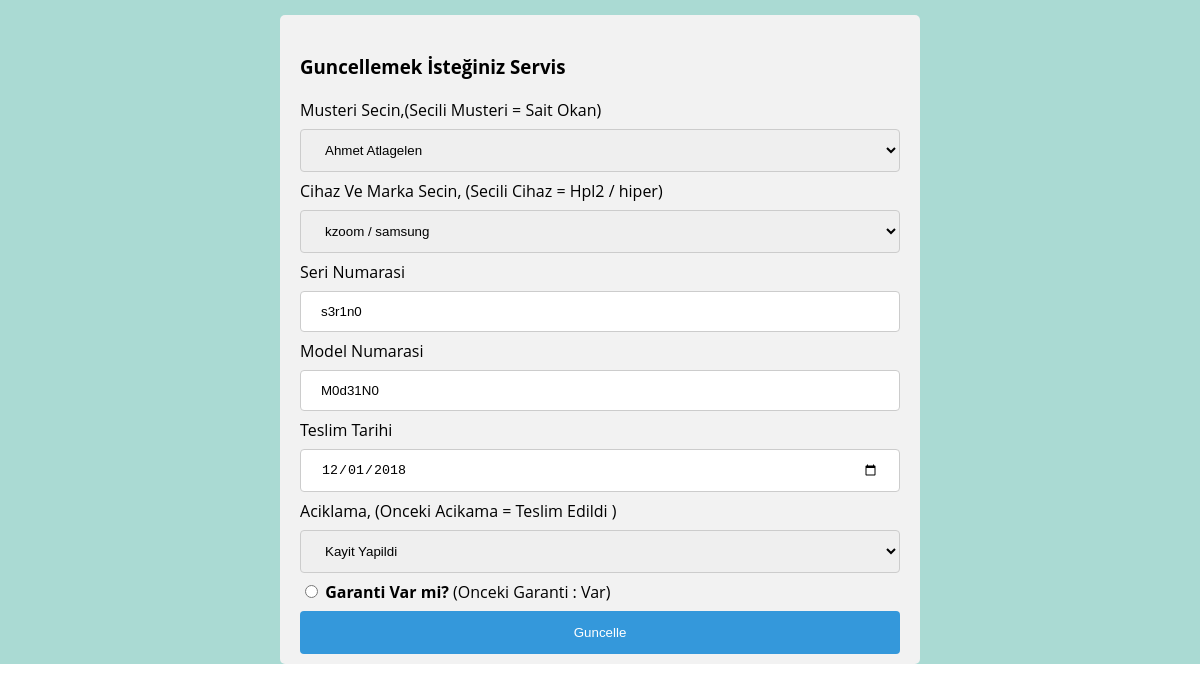
The page /panel/duzenleservis.php?id=7 on the database its author committed.
### tables this page shows
CREATE TABLE `musteri` (
  `idmusteri` int(11) NOT NULL,
  `ad` varchar(50) NOT NULL,
  `soyad` varchar(50) NOT NULL,
  `telefon` int(20) NOT NULL,
  `mail` varchar(50) NOT NULL,
  `adres` varchar(150) NOT NULL
);

CREATE TABLE `servis` (
  `id` int(11) NOT NULL,
  `musteriid` int(11) NOT NULL,
  `markaid` int(11) NOT NULL,
  `cihazid` int(11) NOT NULL,
  `yetkiliid` int(11) NOT NULL,
  `serino` varchar(50) NOT NULL,
  `modelno` varchar(50) NOT NULL,
  `teslimtarihi` date NOT NULL,
  `aciklama` varchar(50) NOT NULL,
  `garanti` tinyint(1) NOT NULL,
  `status` tinyint(1) NOT NULL DEFAULT '0',
  `feedback` varchar(300) DEFAULT NULL
);

CREATE TABLE `cihaz` (
  `idcihaz` int(11) NOT NULL,
  `cihazadi` varchar(50) NOT NULL,
  `markaid` int(11) NOT NULL
);

CREATE TABLE `marka` (
  `idmarka` int(11) NOT NULL,
  `markaadi` varchar(100) NOT NULL
);

### panel/duzenleservis.php (the view, shortened to what this page needs)
<!doctype html>
<html lang="tr">
<head>
    <link rel="stylesheet" type="text/css" href="panelcss/servis.css">
</head>
<body>
<?php
    require_once "../baglan.php";
$id = $_GET['id'];
$liste = $conn->query(" SELECT * FROM servis WHERE id='$id'",
    PDO::FETCH_ASSOC);
?>
<div id="ortala">
<div id="formservisduzenle"  >
    <h3>Guncellemek İsteğiniz Servis</h3>
    <form method="post">
        <label for="musteriad">Musteri Secin,(Secili Musteri =
            <?php
           foreach ($liste as $row1){
            $liste2 = $conn->query("SELECT ad,soyad FROM musteri where idmusteri=" .$row1['musteriid'], PDO::FETCH_ASSOC);
            foreach ($liste2 as $musteri){ echo $musteri['ad']." ".$musteri['soyad'];   }?>) </label>
        <select name="musteriad" required>
            <?php
            require_once "../baglan.php";
            $liste1 = $conn->query(" SELECT * FROM musteri");
            $result=$liste1->fetchAll();
            foreach ($result as $row){
                echo "<option  value='".$row['idmusteri']."'>".$row['ad']." ".$row['soyad']."</option>";
            }
            ?>
        </select>
        <label for="marka">Cihaz Ve Marka Secin, (Secili Cihaz =
            <?php $liste2 = $conn->query("SELECT * FROM cihaz INNER JOIN marka on cihaz.markaid=marka.idmarka where cihaz.idcihaz=" .$row1['cihazid'], PDO::FETCH_ASSOC);
            foreach ($liste2 as $cihaz){ echo $cihaz['cihazadi']." / ".$cihaz['markaadi'];   }?>)</label>
        <select name="marka" required>
            <?php
            require_once "../baglan.php";
            $liste1 = $conn->query(" SELECT * FROM cihaz INNER JOIN marka on cihaz.markaid=marka.idmarka");
            $result=$liste1->fetchAll();
            foreach ($result as $row){
                echo "<option  value='".$row['idcihaz']."|".$row['markaid']."'>". $row["cihazadi"]." / " .$row['markaadi']."</option>";} ?>
        </select>
        <label for="serino">Seri Numarasi</label>
        <input type="text" name="serino" value="<?php echo $row1['serino']; ?>" required>
        <label for="modelno">Model Numarasi</label>
        <input type="text" name="modelno" placeholder="Model Numarasini Girin" value="<?php echo $row1['modelno']; ?>" required>
        <label for="teslimtarihi">Teslim Tarihi</label>
        <input type="date" name="teslimtarihi" value="<?php echo $row1['teslimtarihi']; ?>" required>
        <label for="aciklama">Aciklama, (Onceki Acikama =
            <?php echo $row1['aciklama'];  ?> )</label>
        <select name="aciklama" required>
            <option value="Kayit Yapildi">Kayit Yapildi</option>
        </select>
        <input type="radio" id="1" name="garanti" value="1">
        <label for="1"><b>Garanti Var mi? </b>(<?php if( $row1['aciklama']){
                echo "Onceki Garanti : Var";
                }else{echo "Onceki Garanti : Yok"; }
           }?>)</label>
        <input type="submit" value="Guncelle" name="servisekle">
    </form>
</div>
</div>
</body>
</html>

### panel/panelcss/servis.css (style rules this page uses)
html,body { font-family: 'Open Sans'; }
body { margin: 0; }
h3 { margin-bottom: 20px; }
input[type=text],select,input[type=date] { width: 100%; padding: 12px 20px; margin: 8px 0; display: inline-block; border: 1px solid #ccc; border-radius: 4px; box-sizing: border-box; }
input[type=submit] { width: 100%; background-color: #3498db; color: white; padding: 14px 20px; margin: 8px 0; border: none; border-radius: 4px; cursor: pointer; }
#ortala { margin: 0; background: #aadad3; display: flex; flex-wrap: wrap; justify-content: center; }
#formservisduzenle { margin-top: 15px; width:50%; border-radius: 5px; background-color: #f2f2f2; padding: 20px 20px 2px; }

### rows shown on the page
servis: serino "s3r1n0", modelno "M0d31N0", teslimtarihi "12/01/2018", aciklama "Teslim Edildi", shows "Onceki Garanti : Var"
musteri: ad "Sait", soyad "Okan"
cihaz: cihazadi "Hpl2", markaid.markaadi "hiper"

### other values the page prints
form field musteriad "Ahmet Atlagelen"
form field marka "kzoom / samsung"
